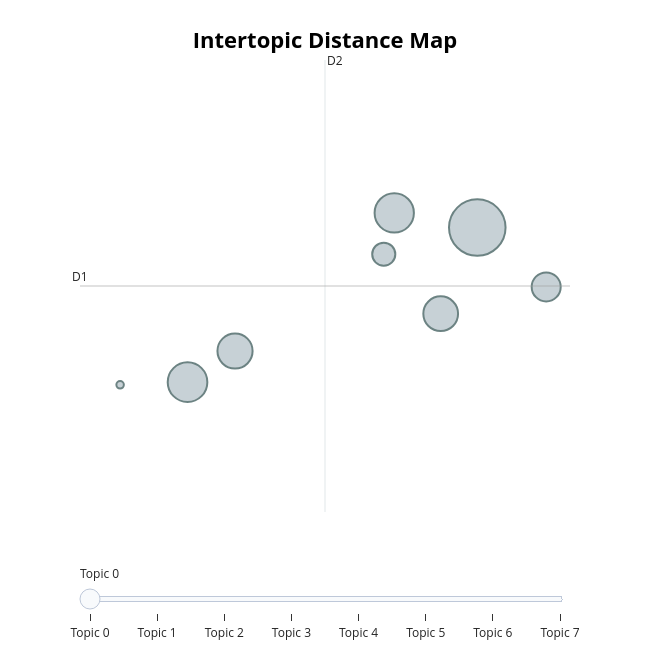

This figure's notebook cell:
### Code cell
topic_model.visualize_topics()

### Figure 1 — Plotly figure (JSON) as saved in the notebook; plotly's stock layout.template omitted (floating-point values rounded to 4 significant figures)
{"data": [{"customdata": [[0, "presentation | abstract | experiment | extended | findings", 114], [1, "presentation | visuals | comprehend | study | hearing", 56], [2, "presentation | abstract | experiment | design | results", 55], [3, "presentation | abstract | design | visuals | discusses", 44], [4, "presentation | experiment | experimental | design | slide", 43], [5, "experiment | presentation | design | designed | research", 30], [6, "abstract | experiment | scientific | research | studies", 19], [7, "presentation | information | the | from | this", 2]], "hovertemplate": "<b>Topic %{customdata[0]}</b><br>%{customdata[1]}<br>Size: %{customdata[2]}", "legendgroup": "", "marker": {"color": "#B0BEC5", "line": {"color": "DarkSlateGrey", "width": 2}, "size": [114, 56, 55, 44, 43, 30, 19, 2], "sizemode": "area", "sizeref": 0.07125, "symbol": "circle"}, "mode": "markers", "name": "", "orientation": "v", "showlegend": false, "type": "scatter", "x": [0.8277, -1.843, 0.06231, -1.405, 0.4905, 1.463, -0.03436, -2.465], "xaxis": "x", "y": [16.21, 13.71, 16.44, 14.22, 14.82, 15.25, 15.78, 13.67], "yaxis": "y"}], "layout": {"annotations": [{"showarrow": false, "text": "D1", "x": -2.834, "y": 15.26, "yshift": 10}, {"showarrow": false, "text": "D2", "x": -0.576, "xshift": 10, "y": 18.91}], "height": 650, "hoverlabel": {"bgcolor": "white", "font": {"family": "Rockwell", "size": 16}}, "legend": {"itemsizing": "constant", "tracegroupgap": 0}, "margin": {"t": 60}, "shapes": [{"line": {"color": "#CFD8DC", "width": 2}, "type": "line", "x0": -0.576, "x1": -0.576, "y0": 11.62, "y1": 18.91}, {"line": {"color": "#9E9E9E", "width": 2}, "type": "line", "x0": -2.834, "x1": 1.682, "y0": 15.26, "y1": 15.26}], "sliders": [{"active": 0, "pad": {"t": 50}, "steps": [{"args": [{"marker.color": [["red", "#B0BEC5", "#B0BEC5", "#B0BEC5", "#B0BEC5", "#B0BEC5", "#B0BEC5", "#B0BEC5"]]}], "label": "Topic 0", "method": "update"}, {"args": [{"marker.color": [["#B0BEC5", "red", "#B0BEC5", "#B0BEC5", "#B0BEC5", "#B0BEC5", "#B0BEC5", "#B0BEC5"]]}], "label": "Topic 1", "method": "update"}, {"args": [{"marker.color": [["#B0BEC5", "#B0BEC5", "red", "#B0BEC5", "#B0BEC5", "#B0BEC5", "#B0BEC5", "#B0BEC5"]]}], "label": "Topic 2", "method": "update"}, {"args": [{"marker.color": [["#B0BEC5", "#B0BEC5", "#B0BEC5", "red", "#B0BEC5", "#B0BEC5", "#B0BEC5", "#B0BEC5"]]}], "label": "Topic 3", "method": "update"}, {"args": [{"marker.color": [["#B0BEC5", "#B0BEC5", "#B0BEC5", "#B0BEC5", "red", "#B0BEC5", "#B0BEC5", "#B0BEC5"]]}], "label": "Topic 4", "method": "update"}, {"args": [{"marker.color": [["#B0BEC5", "#B0BEC5", "#B0BEC5", "#B0BEC5", "#B0BEC5", "red", "#B0BEC5", "#B0BEC5"]]}], "label": "Topic 5", "method": "update"}, {"args": [{"marker.color": [["#B0BEC5", "#B0BEC5", "#B0BEC5", "#B0BEC5", "#B0BEC5", "#B0BEC5", "red", "#B0BEC5"]]}], "label": "Topic 6", "method": "update"}, {"args": [{"marker.color": [["#B0BEC5", "#B0BEC5", "#B0BEC5", "#B0BEC5", "#B0BEC5", "#B0BEC5", "#B0BEC5", "red"]]}], "label": "Topic 7", "method": "update"}]}], "title": {"font": {"color": "Black", "size": 22}, "text": "<b>Intertopic Distance Map</b>", "x": 0.5, "xanchor": "center", "y": 0.95, "yanchor": "top"}, "width": 650, "xaxis": {"anchor": "y", "domain": [0, 1], "range": [-2.834, 1.682], "title": {"text": ""}, "visible": false}, "yaxis": {"anchor": "x", "domain": [0, 1], "range": [11.62, 18.91], "title": {"text": ""}, "visible": false}}}
